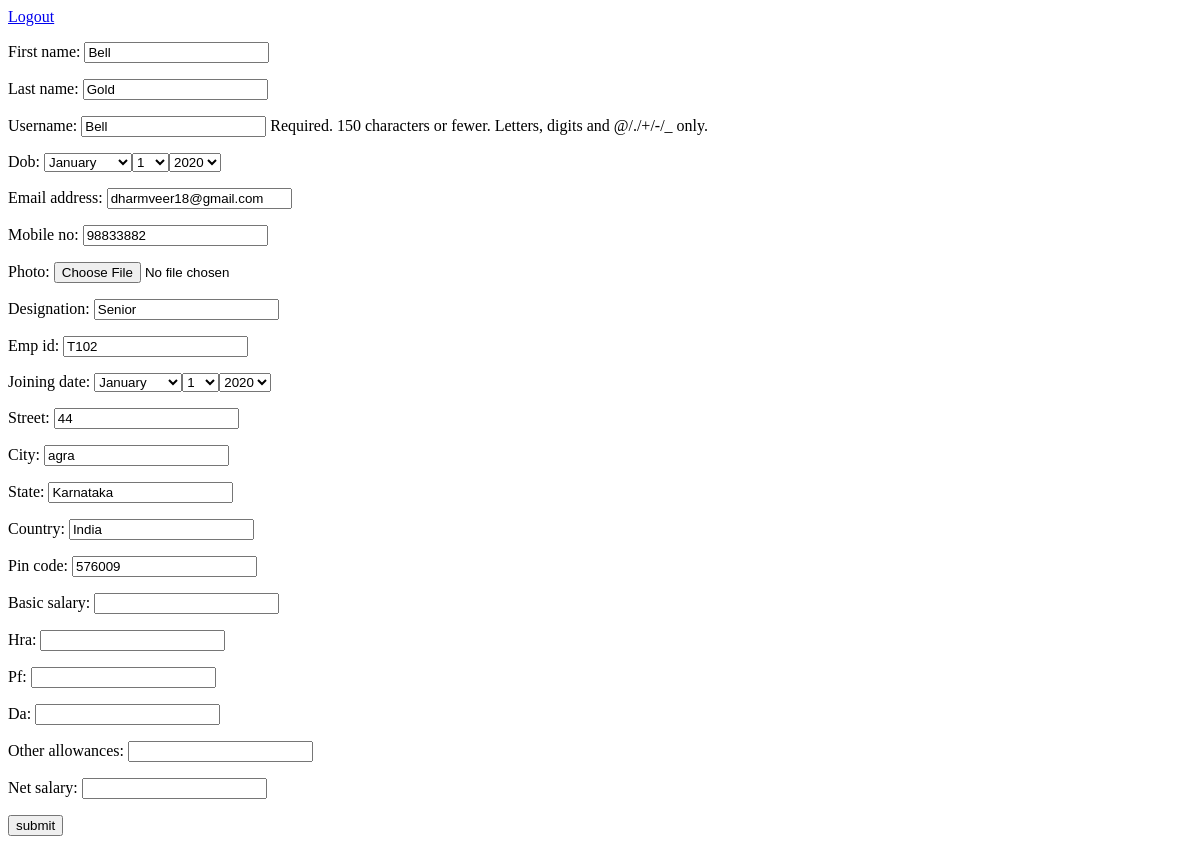
The app's page /teacher/T102/update/ (signed in) with its own data.
### school/models.py (models this page shows, shortened)
class CustomUser(AbstractUser):
    dob = models.DateField(null=True, blank=True)
    mobile_no = models.CharField(max_length=13,null=True, blank=True)
    photo = models.ImageField(upload_to='user_images/', null=True, blank=True)
    type_of_user = models.CharField(max_length=2, choices= USER_TYPE_CHOICE , default= 'a')
    is_user_deleted = models.BooleanField(default=False, null=True, blank=True)

### teacher/models.py (models this page shows, shortened)
class Teacher(models.Model):
    personal_details = models.OneToOneField(CustomUser, on_delete=models.CASCADE)
    designation = models.CharField(max_length=20)
    joining_date = models.DateField()
    emp_id = models.CharField(max_length=8, unique=True)
    salary = models.OneToOneField(Salary, null=True, on_delete=models.SET_NULL)

### school/common_models.py (models this page shows)
class Address(models.Model):
    street = models.CharField(max_length=15)
    city = models.CharField(max_length=50)
    state = models.CharField(max_length=40)
    country = models.CharField(max_length=30)
    pin_code = models.PositiveIntegerField()
    user = models.ForeignKey(CustomUser, on_delete=models.CASCADE)

### teacher/views.py (the view, shortened to what this page needs)
# urls.py: path('teacher/<str:emp_id>/update/', TeacherUpdateView.as_view(), name='teacher_update'),
class TeacherUpdateView(LoginRequiredMixin, UpdateView):
    model = CustomUser
    template_name = 'teacher/teacher_create_form.html'
    form_class = RegistrationForm
    success_url = reverse_lazy('teacher:teacher_list')
    query_pk_and_slug = 'emp_id'
    pk_url_kwarg = 'emp_id'
    def get_object(self, queryset=None):
        teacher_instance = self.model.objects.filter(teacher__emp_id=self.kwargs.get('emp_id')).first()
        return teacher_instance
    def get_context_data(self, **kwargs):
        context = super().get_context_data(**kwargs)
        context['address_form'] = AddressForm(instance=self.object.address_set.all().first())
        context['teacher_form'] = TeacherForm(instance=self.object.teacher)
        context['salary_form'] = SalaryForm(instance=self.object.teacher.salary)
        return context

### school/forms.py
class RegistrationForm(forms.ModelForm):
    dob = forms.DateField(widget=forms.SelectDateWidget())
    class Meta:
        model = CustomUser
        fields = [ 'first_name', 'last_name', 'username',
                   'dob','email', 'mobile_no', 'photo', ]

class AddressForm(forms.ModelForm):
    class Meta:
        model = Address
        exclude = ['user',]

### teacher/templates/teacher/teacher_create_form.html (shortened to what this page needs)
{% extends 'base.html' %}
{%block content %}
<form method="POST" action="">
    <a href="{% url 'school:logout' %}">Logout</a>
   {{form.as_p}}
    {{teacher_form.as_p}}
    {{address_form.as_p}}
    {{salary_form.as_p}}
    <input type="submit" value="submit">
</form>
{%endblock%}

### records on screen
CustomUser: first_name "Bell", last_name "Gold", username "Bell", email "dharmveer18@gmail.com", mobile_no "98833882"
Teacher: designation "Senior", emp_id "T102"
Address: street "44", city "agra", state "Karnataka", country "India", pin_code "576009"
